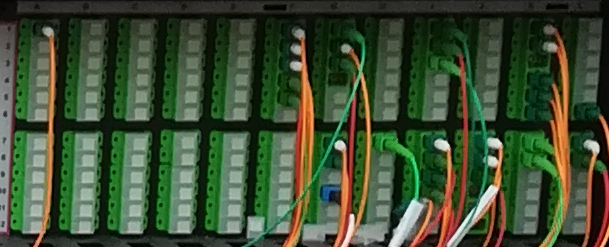
#> input picture Image_processing/data/panneau_droit.png, 609 x 247 px
$ jupyter execute --allow-errors VIII_Canny_edge_detector.ipynb
#> lines starting #> are read from the running program, lines starting #| are printed output that depends on the picture
### Image_processing/helpers.py

import numpy as np
import matplotlib.pyplot as plt


# fonction pour afficher une image et un titre
def show_image(image, title='Image', cmap_type='gray'):
    plt.imshow(image, cmap=cmap_type)
    plt.title(title)
    plt.axis('off')
    plt.show()


# Fct pour afficher une image et par dessus les Corners trouvés dns celle-ci
# [7 lines left out: function corners_show, not called in this run]

### Image_processing/VIII_Canny_edge_detector.ipynb
# *Filtre de Canny pour trouver les Edges*

Le filtre de Canny est l'un des filtres les plus populaires pour traitement d'images, son algorithme est plus rapide et précis que celui de *Sobel*

Il va nous aider à détecter les formes et les bords des objets présents dans une image, afin par exemple de la diviser ...

L'avantage de représenter une image, avec une quantitée de données très largement réduite, mais en conservant grace au *Edges* des objets l'essentiels de l'information

[cell 1]
import numpy as np
import matplotlib.pyplot as plt
from helpers import show_image

[cell 2]
img_panneau = plt.imread('data/panneau_droit.png')
#> img_panneau is the input picture: shape (247, 609, 4) float32; mean R, G, B, A 0.242, 0.305, 0.201, 1

## Canny Edges Detector

- Il faut d'abord transformer l'image en 2D *Grayscale*

[cell 3]
from skimage.color import rgb2gray

[cell 4]
gray_panneau = rgb2gray(img_panneau)
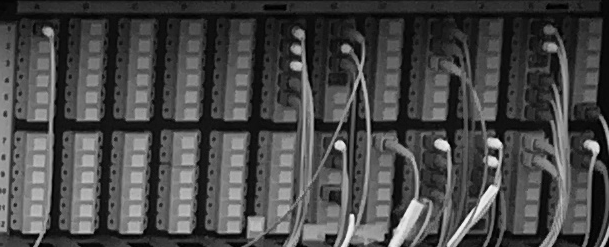
#> gray_panneau: shape (247, 609) float32; min 0, max 0.972, mean 0.284

show_image(gray_panneau)

### Filtre de Canny
Paramètres:
- *`sigma=`* règle l'intensité du filtre *Gaussien* qui va régler la sensibilité de la detection de bords. Plus *sigma* est petit, plus l'effet du filtre *Gaussien* appliqué sur l'image sera petit, et plus de bords et d'angles seront détecter avec précisions.
Dans l'autre sens plus *`sigma`* est elevé plus le filtre *Guassien* retira de bruit, et les bords détectés seront moins saillant et précis..

[cell 5]
from skimage.feature import canny

[cell 6]
canny_panneau = canny(gray_panneau)
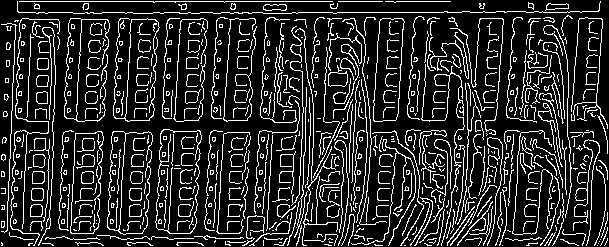
#> canny_panneau: shape (247, 609) bool; 16.5% white in thin lines or dots

[cell 7]
show_image(canny_panneau)

$ run again, with Image_processing/data/damaged_astronaut.png copied over Image_processing/data/panneau_droit.png
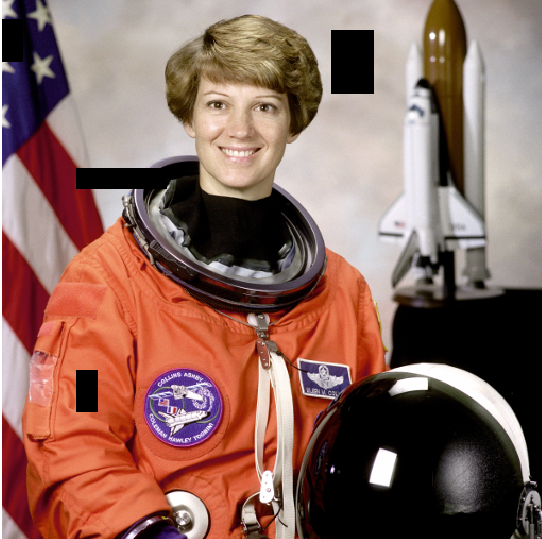
#> input picture Image_processing/data/damaged_astronaut.png, 542 x 539 px
#> img_panneau is the input picture: shape (539, 542, 4) float32; mean R, G, B, A 0.541, 0.402, 0.366, 0.996
#> `gray_panneau = rgb2gray(img_panneau)`:
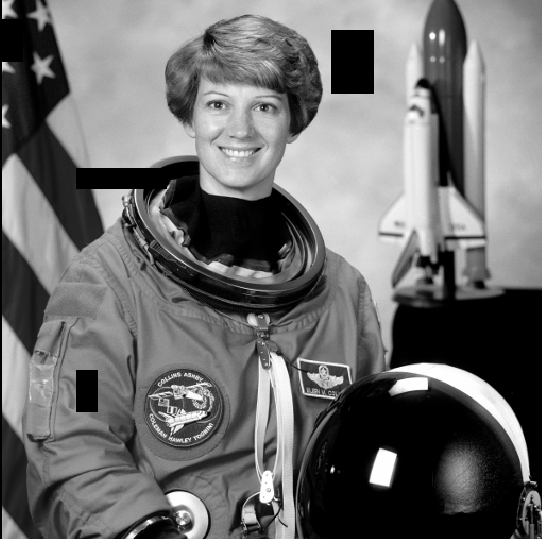
#> gray_panneau: shape (539, 542) float32; min 0, max 1, mean 0.429
#> `canny_panneau = canny(gray_panneau)`:
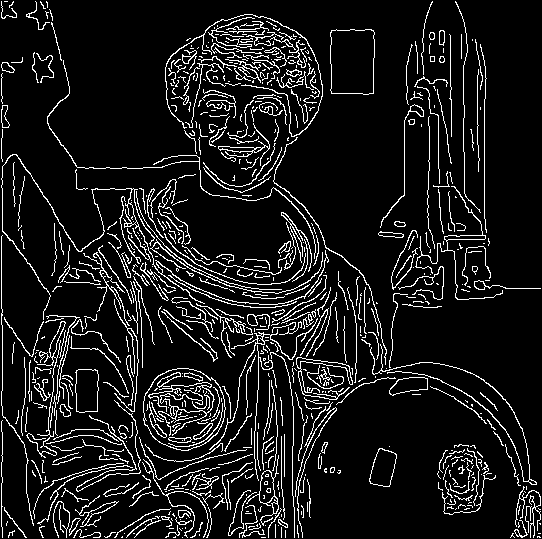
#> canny_panneau: shape (539, 542) bool; 9.9% white in thin lines or dots

$ run again, with Image_processing/data/panneau_gauche.png copied over Image_processing/data/panneau_droit.png
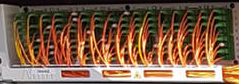
#> input picture Image_processing/data/panneau_gauche.png, 239 x 84 px
#> img_panneau is the input picture: shape (84, 239, 4) float32; mean R, G, B, A 0.483, 0.362, 0.276, 1
#> `gray_panneau = rgb2gray(img_panneau)`:
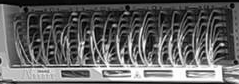
#> gray_panneau: shape (84, 239) float32; min 0.000833, max 1, mean 0.382
#> `canny_panneau = canny(gray_panneau)`:
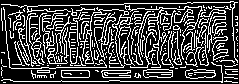
#> canny_panneau: shape (84, 239) bool; 27.3% white in thin lines or dots
